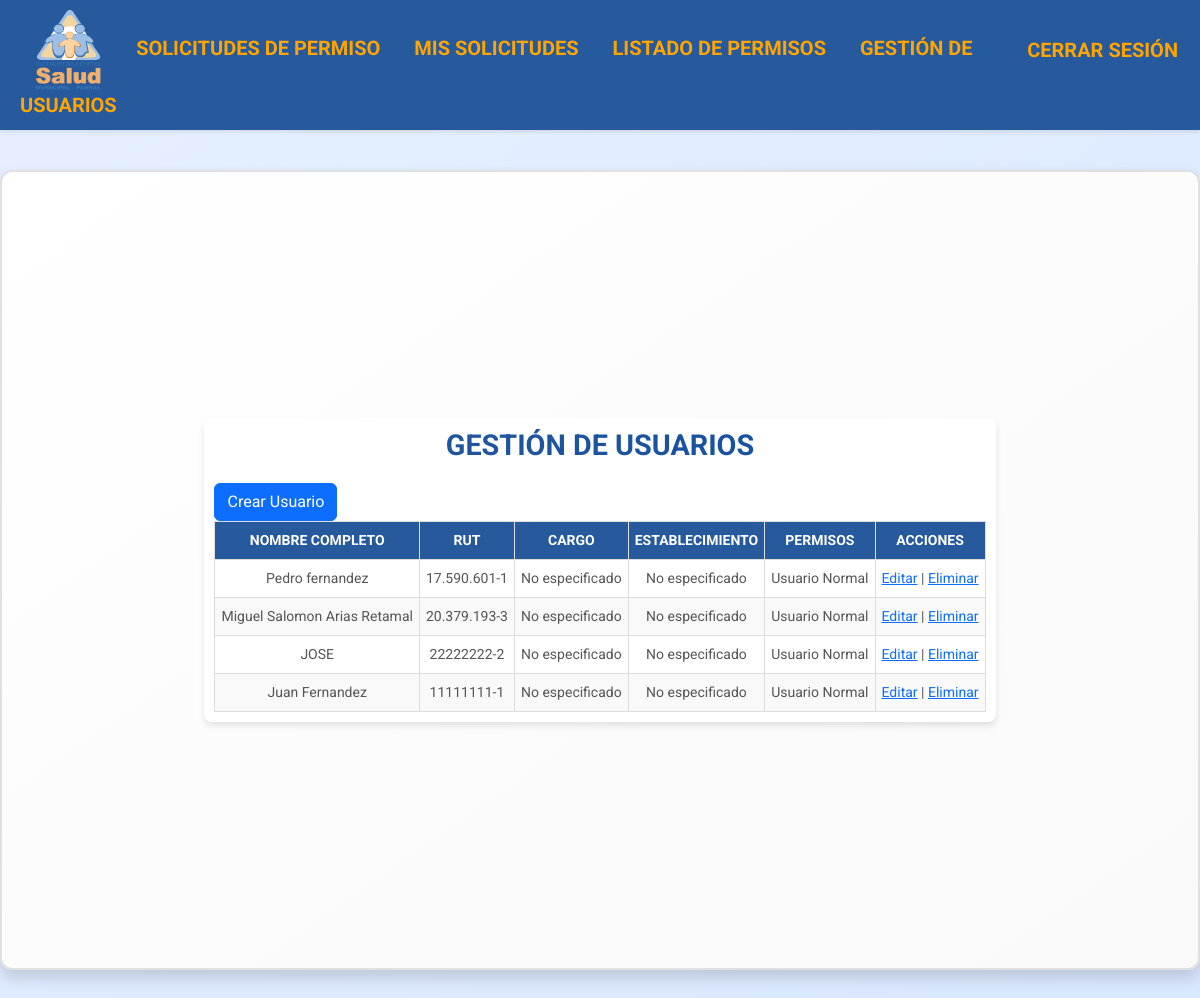
Before: /user-management/ (signed in) with the older database file.
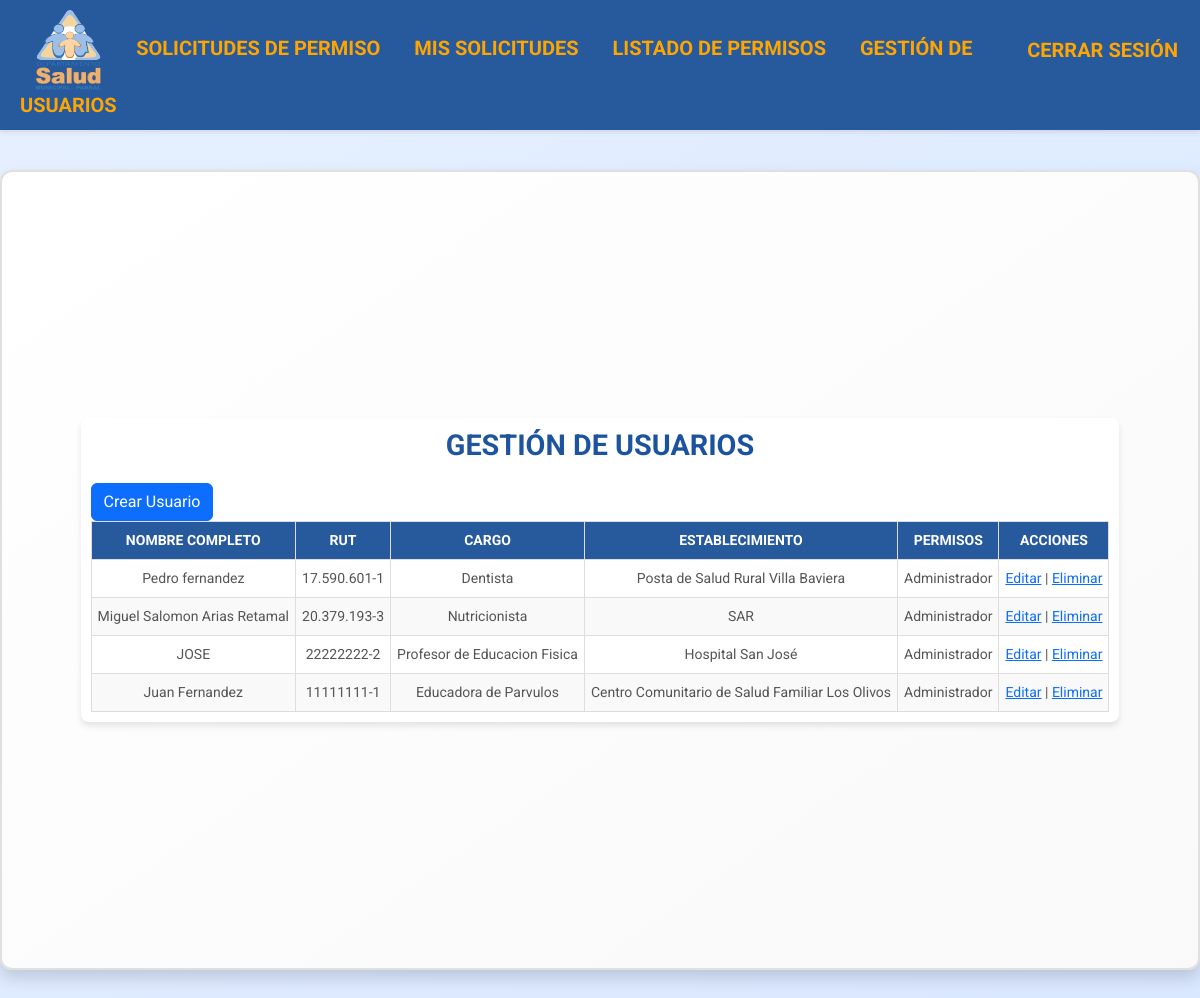
After: the same page with the newer database file.
### permisos/models.py (models this page shows, shortened)
class UserProfile(models.Model):
    CARGO_CHOICES = [
        ('Dentista', 'Dentista'),
        ('Medico', 'Médico'),
        ('Quimico-Farmaceutico', 'Químico-Farmacéutico'),
        ('Asistente Social', 'Asistente Social'),
        ('Enfermera', 'Enfermera'),
        ('Kinesiologo', 'Kinesiólogo'),
        ('Matrona', 'Matrona'),
        ('Nutricionista', 'Nutricionista'),
        ('Psicologo', 'Psicólogo'),
        ('Tecnologo Medico', 'Tecnólogo Médico'),
        ('Fonoaudiologo', 'Fonoaudiólogo'),
        ('Terapeuta Ocupacional', 'Terapeuta Ocupacional'),
        ('Educadora de Parvulos', 'Educadora de Párvulos'),
        ('Profesor de Educacion Fisica', 'Profesor de Educación Física'),
        ('Abogado', 'Abogado'),
        ('Ingeniero en Informatica', 'Ingeniero en Informática'),
        ('Ingeniero en Prevencion de Riesgos', 'Ingeniero en Prevención de Riesgos'),
        ('Ingeniero en Administracion de Empresas', 'Ingeniero en Administración de Empresas'),
        ('Ingeniero Comercial', 'Ingeniero Comercial'),
        ('Contador Auditor', 'Contador Auditor'),
        ('TENS Enfermeria', 'TENS (Enfermería)'),
        ('TANS Administracion', 'TANS (Administración)'),
        ('Podologo', 'Podólogo'),
        ('Estadistico', 'Estadístico'),
        ('Programador', 'Programador/ Técnico en Computación'),
        ('Paramedico', 'Paramédico'),
        ('Secretaria', 'Secretaria'),
        ('Administrativos de Salud', 'Administrativos de Salud'),
        ('Auxiliar de Servicio', 'Auxiliar de Servicio'),
        ('Conductor', 'Conductor'),
        ('Estafeta', 'Estafeta'),
        ('Director de Consultorio', 'Director de Consultorio (CESFAM Arrau Méndez)'),
        ('Director de Departamento de Salud Municipal', 'Director de Departamento de Salud Municipal'),
    ]
    DEPARTAMENTO_CHOICES = [
        ('Posta de Salud Rural Villa Baviera', 'Posta de Salud Rural Villa Baviera'),
        ('Posta de Salud Rural Los Canelos', 'Posta de Salud Rural Los Canelos'),
        ('Posta de Salud Rural Bullileo', 'Posta de Salud Rural Bullileo'),
        ('Posta de Salud Rural Bajos de Huenutil', 'Posta de Salud Rural Bajos de Huenutil'),
        ('Posta de Salud Rural Catillo', 'Posta de Salud Rural Catillo'),
        ('Posta de Salud Rural Digua', 'Posta de Salud Rural Digua'),
        ('Posta de Salud Rural Monte Flor', 'Posta de Salud Rural Monte Flor'),
        ('Posta de Salud Rural San Alejo', 'Posta de Salud Rural San Alejo'),
        ('Posta de Salud Rural Talquita', 'Posta de Salud Rural Talquita'),
        ('Posta de Salud Rural Los Carros', 'Posta de Salud Rural Los Carros'),
        ('Posta de Salud Rural Perquilauquén', 'Posta de Salud Rural Perquilauquén'),
        ('Posta de Salud Rural La Orilla', 'Posta de Salud Rural La Orilla'),
        ('Posta de Salud Rural Fuerte Viejo', 'Posta de Salud Rural Fuerte Viejo'),
        ('Centro Comunitario de Salud Familiar Los Olivos', 'Centro Comunitario de Salud Familiar Los Olivos'),
        ('Centro de Salud Familiar Arrau Méndez', 'Centro de Salud Familiar Arrau Méndez'),
        ('SAR', 'SAR'),
        ('Hospital San José', 'Hospital San José'),
        ('Centro Comunitario de Salud Familiar Buenos Aires', 'Centro Comunitario de Salud Familiar Buenos Aires'),
        ('Departamento de Salud Municipal Parral', 'Departamento de Salud Municipal Parral'),
    ]
    USER_TYPE_CHOICES = [
        ('usuario_normal', 'Usuario Normal'),
        ('admin', 'Administrador'),
    ]
    user = models.OneToOneField(User, on_delete=models.CASCADE)
    full_name = models.CharField("Nombre completo", max_length=100)
    rut = models.CharField("RUT", max_length=12, validators=[validate_rut])
    position = models.CharField("Cargo", max_length=50, choices=CARGO_CHOICES, null=True, blank=True)
    establishment = models.CharField("Establecimiento", max_length=100, choices=DEPARTAMENTO_CHOICES, null=True, blank=True)
    user_type = models.CharField("Tipo de Usuario", max_length=50, choices=USER_TYPE_CHOICES, default='usuario_normal')
    permissions = models.CharField("Permisos", max_length=100, null=True, blank=True)
    firma = models.ImageField("Firma", upload_to='firmas/', null=True, blank=True)

### permisos/views.py (the view)
# urls.py: path('user-management/', views.user_management, name='user_management'),  # Listado de usuarios
@login_required
def user_management(request):
    users = UserProfile.objects.select_related("user").all()
    for user in users:
        user.full_name = user.full_name or "No especificado"
        user.rut = user.rut or "No especificado"
        user.position = user.position or "No especificado"
        user.establishment = user.establishment or "No especificado"
        user.user_type = user.user_type or "No especificado"
    return render(request, "user_management.html", {"users": users})

### permisos/templates/user_management.html (shortened to what this page needs)
{% extends "base.html" %}
{% block content %}
<div class="table-container">
    <h2>Gestión de Usuarios</h2>
    <div class="action-buttons">
        <a href="{% url 'create_user' %}" class="btn btn-primary">Crear Usuario</a>
    </div>
    <table>
        <thead>
            <tr>
                <th>Nombre Completo</th>
                <th>RUT</th>
                <th>Cargo</th>
                <th>Establecimiento</th>
                <th>Permisos</th>
                <th>Acciones</th>
            </tr>
        </thead>
        <tbody>
            {% for user in users %}
            <tr>
                <td>{{ user.full_name|default:"No especificado" }}</td>
                <td>{{ user.rut|default:"No especificado" }}</td>
                <td>{{ user.position|default:"No especificado" }}</td>
                <td>{{ user.establishment|default:"No especificado" }}</td>
                <td>
                    {% if user.user_type %}
                        {{ user.get_user_type_display }}
                    {% else %}
                        No asignado
                    {% endif %}
                </td>
                <td class="action-buttons">
                    <a href="{% url 'edit_user' user.user.id %}">Editar</a> |
                    <a href="{% url 'delete_user' user.user.id %}" onclick="return confirm('¿Estás seguro de que deseas eliminar este usuario?');">Eliminar</a>
                </td>
            </tr>
            {% empty %}
            <tr>
                <td colspan="6">No hay usuarios registrados.</td>
            </tr>
            {% endfor %}
        </tbody>
    </table>
</div>
{% endblock %}

Changed rows visible on the page:
changed UserProfile "Pedro fernandez": position "No especificado" → "Dentista"; establishment "No especificado" → "Posta de Salud Rural Villa Baviera"; user_type "Usuario Normal" → "Administrador"
changed UserProfile "Miguel Salomon Arias Retamal": position "No especificado" → "Nutricionista"; establishment "No especificado" → "SAR"; user_type "Usuario Normal" → "Administrador"
changed UserProfile "JOSE": position "No especificado" → "Profesor de Educacion Fisica"; establishment "No especificado" → "Hospital San José"; user_type "Usuario Normal" → "Administrador"
changed UserProfile "Juan Fernandez": position "No especificado" → "Educadora de Parvulos"; establishment "No especificado" → "Centro Comunitario de Salud Familiar Los Olivos"; user_type "Usuario Normal" → "Administrador"
